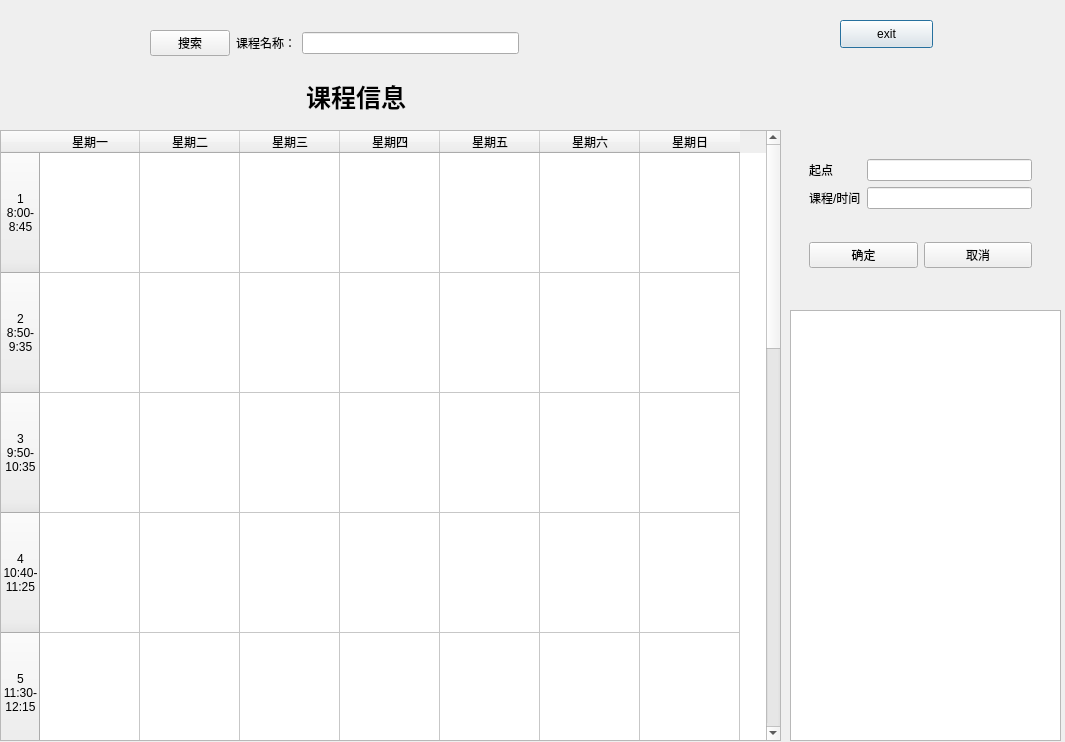
<?xml version="1.0" encoding="UTF-8"?>
<ui version="4.0">
 <class>TimeTableDialog</class>
 <widget class="QDialog" name="TimeTableDialog">
  <property name="geometry">
   <rect>
    <x>0</x>
    <y>0</y>
    <width>1065</width>
    <height>742</height>
   </rect>
  </property>
  <property name="windowTitle">
   <string>Dialog</string>
  </property>
  <widget class="QPushButton" name="pushButton">
   <property name="geometry">
    <rect>
     <x>840</x>
     <y>20</y>
     <width>93</width>
     <height>28</height>
    </rect>
   </property>
   <property name="text">
    <string>exit</string>
   </property>
  </widget>
  <widget class="QLabel" name="courseInfoLabel">
   <property name="geometry">
    <rect>
     <x>-100</x>
     <y>80</y>
     <width>912</width>
     <height>33</height>
    </rect>
   </property>
   <property name="font">
    <font>
     <pointsize>19</pointsize>
     <weight>75</weight>
     <bold>true</bold>
    </font>
   </property>
   <property name="text">
    <string>课程信息</string>
   </property>
   <property name="alignment">
    <set>Qt::AlignCenter</set>
   </property>
  </widget>
  <widget class="QTableWidget" name="courseInfo">
   <property name="geometry">
    <rect>
     <x>0</x>
     <y>130</y>
     <width>781</width>
     <height>611</height>
    </rect>
   </property>
   <property name="iconSize">
    <size>
     <width>20</width>
     <height>50</height>
    </size>
   </property>
   <property name="textElideMode">
    <enum>Qt::ElideRight</enum>
   </property>
   <property name="verticalScrollMode">
    <enum>QAbstractItemView::ScrollPerPixel</enum>
   </property>
   <property name="gridStyle">
    <enum>Qt::SolidLine</enum>
   </property>
   <property name="rowCount">
    <number>14</number>
   </property>
   <property name="columnCount">
    <number>7</number>
   </property>
   <attribute name="horizontalHeaderMinimumSectionSize">
    <number>50</number>
   </attribute>
   <attribute name="verticalHeaderMinimumSectionSize">
    <number>120</number>
   </attribute>
   <attribute name="verticalHeaderDefaultSectionSize">
    <number>80</number>
   </attribute>
   <attribute name="verticalHeaderHighlightSections">
    <bool>true</bool>
   </attribute>
   <row>
    <property name="text">
     <string>1
8:00-
8:45</string>
    </property>
    <property name="textAlignment">
     <set>AlignCenter</set>
    </property>
   </row>
   <row>
    <property name="text">
     <string>2
8:50-
9:35</string>
    </property>
    <property name="textAlignment">
     <set>AlignCenter</set>
    </property>
   </row>
   <row>
    <property name="text">
     <string>3
9:50-
10:35</string>
    </property>
    <property name="textAlignment">
     <set>AlignCenter</set>
    </property>
   </row>
   <row>
    <property name="text">
     <string>4
10:40-
11:25</string>
    </property>
    <property name="textAlignment">
     <set>AlignCenter</set>
    </property>
   </row>
   <row>
    <property name="text">
     <string>5
11:30-
12:15</string>
    </property>
    <property name="textAlignment">
     <set>AlignCenter</set>
    </property>
   </row>
   <row>
    <property name="text">
     <string>6
13:00-
13:45</string>
    </property>
    <property name="textAlignment">
     <set>AlignCenter</set>
    </property>
   </row>
   <row>
    <property name="text">
     <string>7
13:50-
14:35</string>
    </property>
    <property name="textAlignment">
     <set>AlignCenter</set>
    </property>
   </row>
   <row>
    <property name="text">
     <string>8
14:45-
15:30</string>
    </property>
    <property name="textAlignment">
     <set>AlignCenter</set>
    </property>
   </row>
   <row>
    <property name="text">
     <string>9
15:40-
16:25</string>
    </property>
    <property name="textAlignment">
     <set>AlignCenter</set>
    </property>
   </row>
   <row>
    <property name="text">
     <string>10
16:35-
17:20</string>
    </property>
    <property name="textAlignment">
     <set>AlignCenter</set>
    </property>
   </row>
   <row>
    <property name="text">
     <string>11
17:25-
18:10</string>
    </property>
    <property name="textAlignment">
     <set>AlignCenter</set>
    </property>
   </row>
   <row>
    <property name="text">
     <string>12
18:30-
19:15</string>
    </property>
    <property name="textAlignment">
     <set>AlignCenter</set>
    </property>
   </row>
   <row>
    <property name="text">
     <string>13
19:20-
20:05</string>
    </property>
    <property name="textAlignment">
     <set>AlignCenter</set>
    </property>
   </row>
   <row>
    <property name="text">
     <string>14
20:10-
20:55</string>
    </property>
   </row>
   <column>
    <property name="text">
     <string>星期一</string>
    </property>
   </column>
   <column>
    <property name="text">
     <string>星期二</string>
    </property>
   </column>
   <column>
    <property name="text">
     <string>星期三</string>
    </property>
   </column>
   <column>
    <property name="text">
     <string>星期四</string>
    </property>
   </column>
   <column>
    <property name="text">
     <string>星期五</string>
    </property>
   </column>
   <column>
    <property name="text">
     <string>星期六</string>
    </property>
   </column>
   <column>
    <property name="text">
     <string>星期日</string>
    </property>
   </column>
  </widget>
  <widget class="QWidget" name="widget" native="true">
   <property name="geometry">
    <rect>
     <x>150</x>
     <y>20</y>
     <width>369</width>
     <height>46</height>
    </rect>
   </property>
   <layout class="QHBoxLayout" name="horizontalLayout">
    <item>
     <widget class="QPushButton" name="searchCourseButton">
      <property name="text">
       <string>搜索</string>
      </property>
     </widget>
    </item>
    <item>
     <widget class="QLabel" name="label">
      <property name="text">
       <string>课程名称：</string>
      </property>
     </widget>
    </item>
    <item>
     <widget class="QLineEdit" name="searchCourseEdit"/>
    </item>
   </layout>
  </widget>
  <widget class="QTextEdit" name="wayInfo">
   <property name="geometry">
    <rect>
     <x>790</x>
     <y>310</y>
     <width>271</width>
     <height>431</height>
    </rect>
   </property>
  </widget>
  <widget class="QWidget" name="widget_4" native="true">
   <property name="geometry">
    <rect>
     <x>800</x>
     <y>150</y>
     <width>241</width>
     <height>136</height>
    </rect>
   </property>
   <layout class="QVBoxLayout" name="verticalLayout">
    <item>
     <widget class="QWidget" name="widget_2" native="true">
      <layout class="QGridLayout" name="gridLayout">
       <item row="0" column="1">
        <widget class="QLineEdit" name="startEdit"/>
       </item>
       <item row="1" column="1">
        <widget class="QLineEdit" name="courseOrTimeEdit"/>
       </item>
       <item row="1" column="0">
        <widget class="QLabel" name="label_3">
         <property name="text">
          <string>课程/时间</string>
         </property>
        </widget>
       </item>
       <item row="0" column="0">
        <widget class="QLabel" name="label_2">
         <property name="text">
          <string>起点</string>
         </property>
        </widget>
       </item>
      </layout>
     </widget>
    </item>
    <item>
     <widget class="QWidget" name="widget_3" native="true">
      <layout class="QHBoxLayout" name="horizontalLayout_2">
       <item>
        <widget class="QPushButton" name="searchWayButton">
         <property name="text">
          <string>确定</string>
         </property>
        </widget>
       </item>
       <item>
        <widget class="QPushButton" name="cancelSearchButton">
         <property name="text">
          <string>取消</string>
         </property>
        </widget>
       </item>
      </layout>
     </widget>
    </item>
   </layout>
  </widget>
 </widget>
 <resources/>
 <connections/>
</ui>
